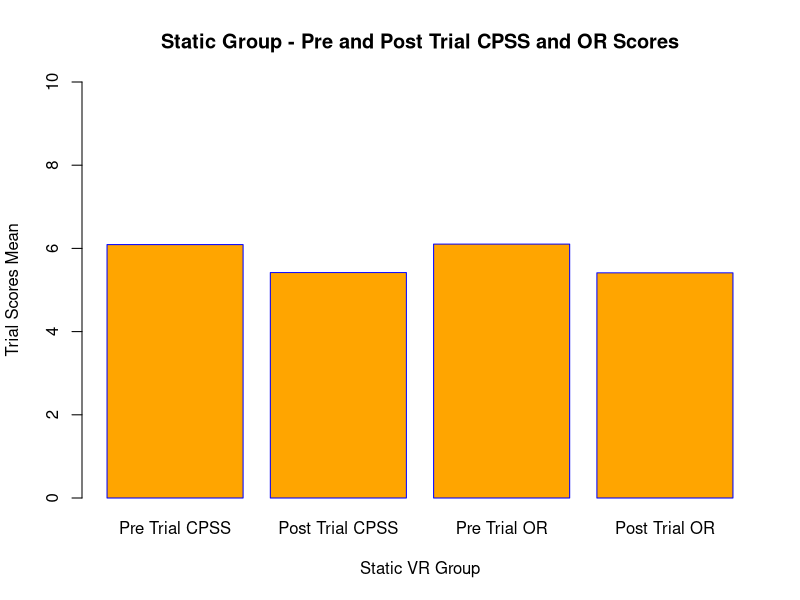
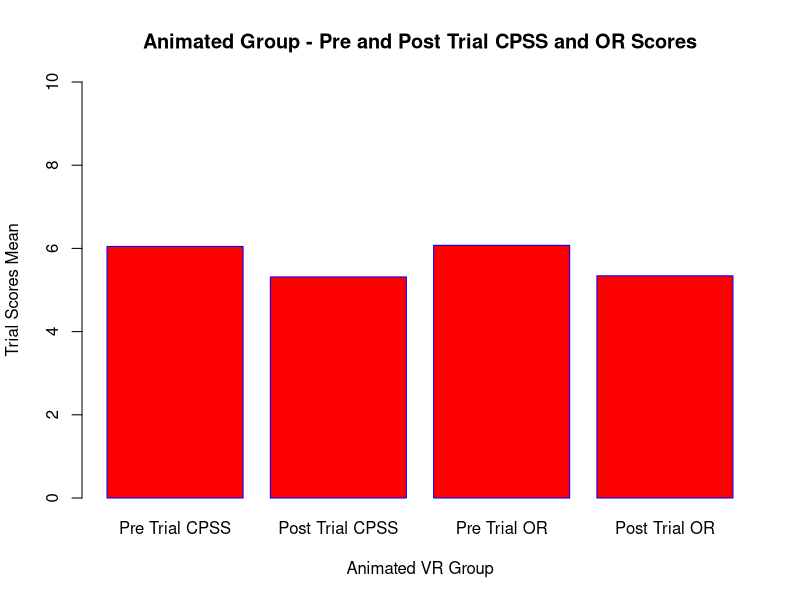
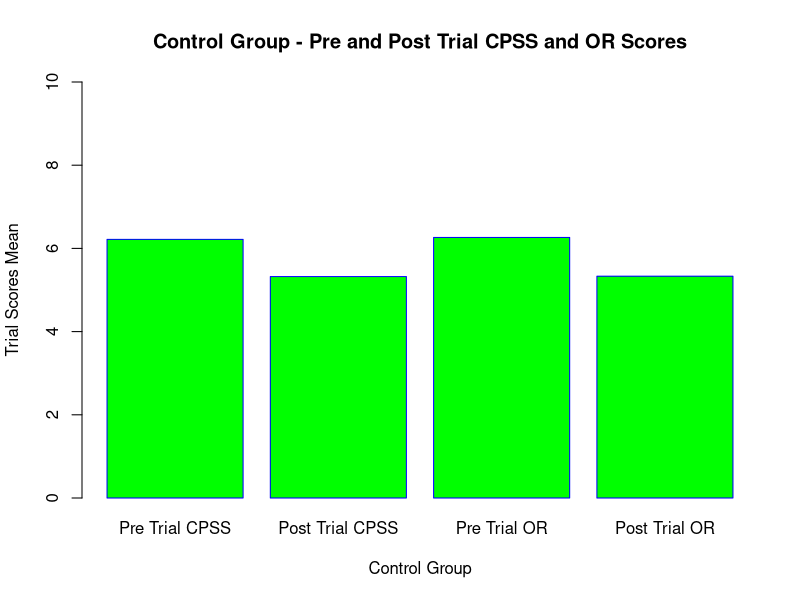
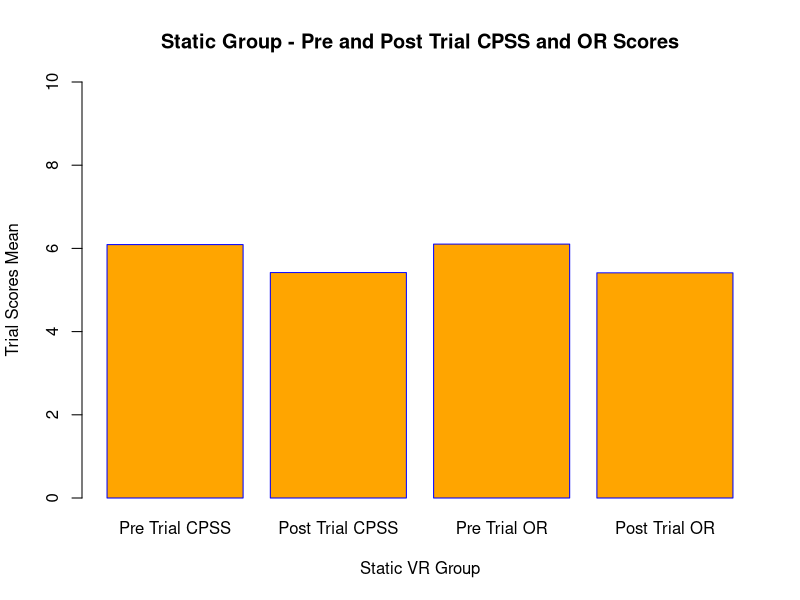
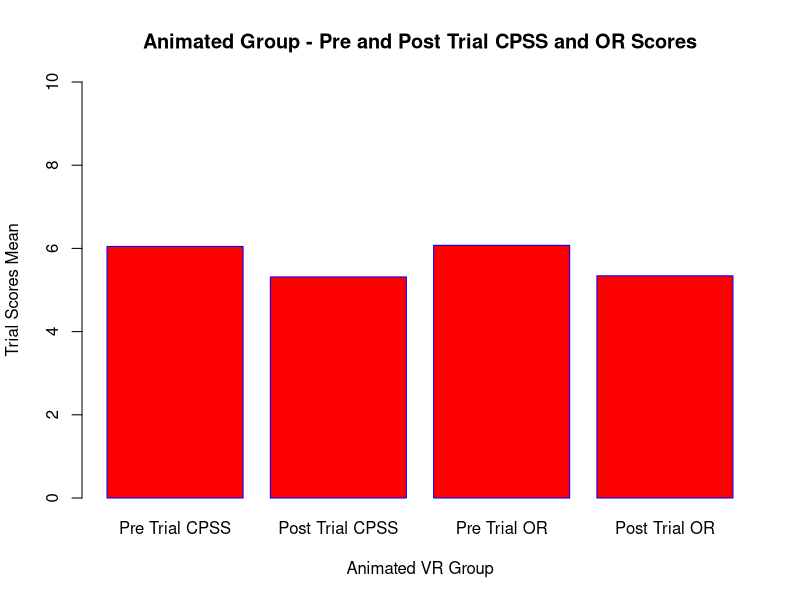
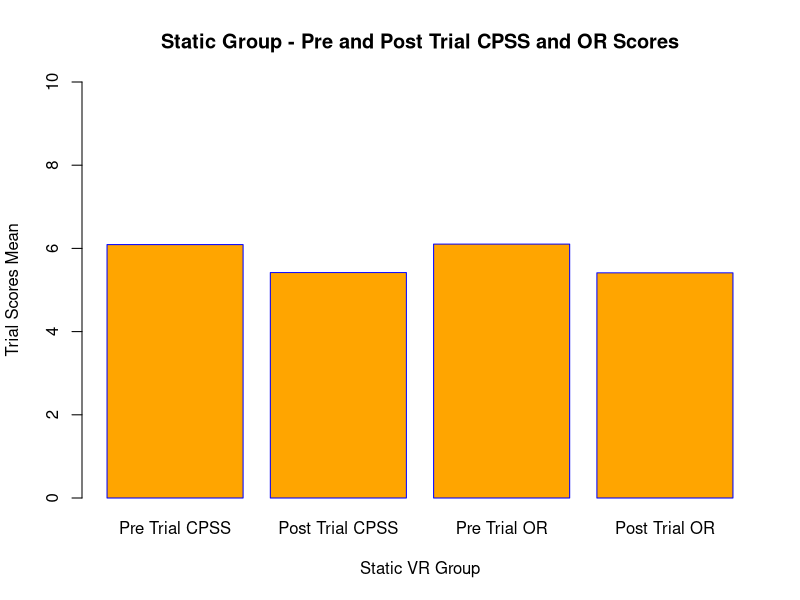
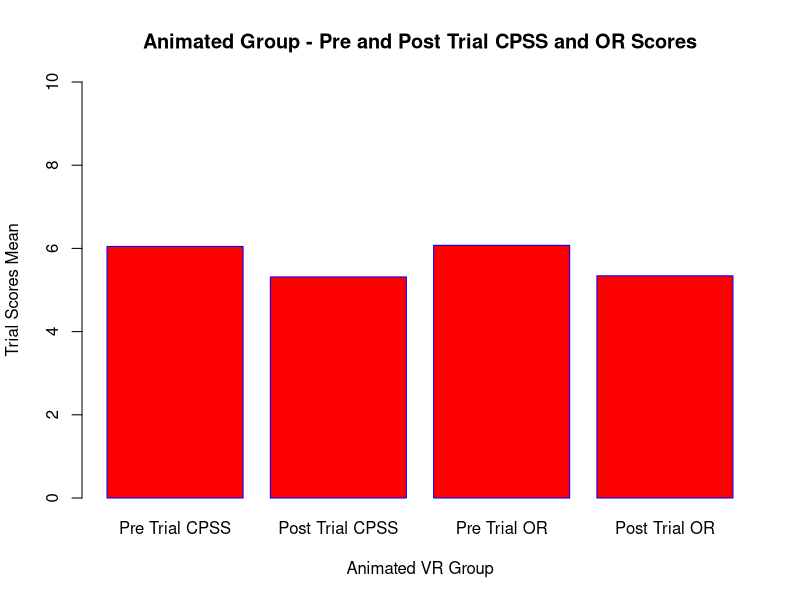
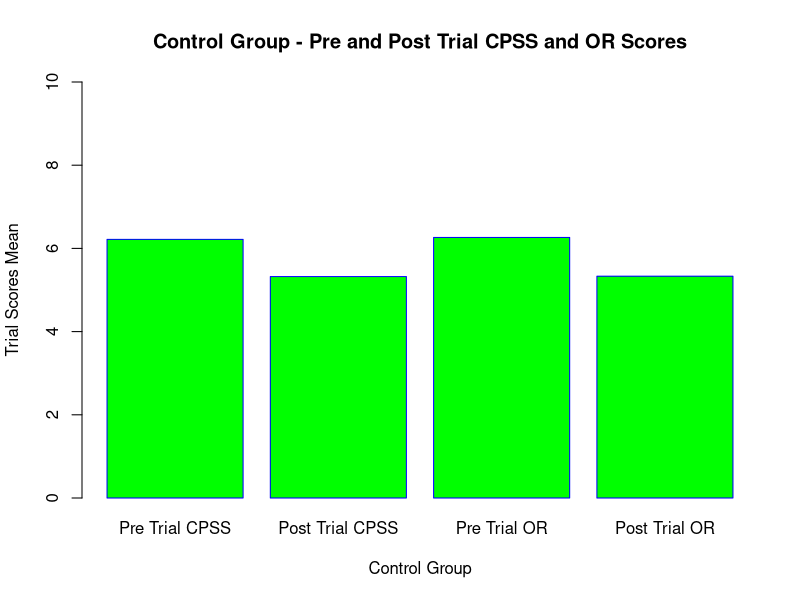

Reproduce these figures in R, in order.
## ---- chunk 1
library(readr)
daie_ca3_data_10 <- read_csv("daie_ca3_data_10.csv")
#View(daie_ca3_data_10)

head(daie_ca3_data_10,10)
summary(daie_ca3_data_10)
tail(daie_ca3_data_10,5)
static_data<-c(6.0914,5.4188,6.1032,5.4124)
CPSSOR<-c("Pre Trial CPSS","Post Trial CPSS","Pre Trial OR","Post Trial OR")
barplot(static_data,xlab="Static VR Group",ylab="Trial Scores Mean", main="Static Group - Pre and Post Trial CPSS and OR Scores", names.arg=CPSSOR, col="Orange", border="Blue", ylim=c(0,10))
animated_data<-c(6.0462,5.315,6.0736,5.3418)
CPSSOR<-c("Pre Trial CPSS","Post Trial CPSS","Pre Trial OR","Post Trial OR")
barplot(animated_data,xlab="Animated VR Group",ylab="Trial Scores Mean", main="Animated Group - Pre and Post Trial CPSS and OR Scores", names.arg=CPSSOR, col="Red", border="Blue", ylim=c(0,10))
control_data<-c(6.2172,5.323,6.2638,5.3314)
CPSSOR<-c("Pre Trial CPSS","Post Trial CPSS","Pre Trial OR","Post Trial OR")
barplot(control_data,xlab="Control Group",ylab="Trial Scores Mean", main="Control Group - Pre and Post Trial CPSS and OR Scores", names.arg=CPSSOR, col="Green", border="Blue", ylim=c(0,10))

#install.packages("tidyverse")
library(tidyverse)
data()
glimpse(daie_ca3_data_10)
class(daie_ca3_data_10$gender)
unique(daie_ca3_data_10$gender)
unique(daie_ca3_data_10$test_group)
#Replacing the incorrect value
daie_ca3_data_10$test_group <- str_replace(daie_ca3_data_10$test_group,"Cotrol", "Control")
#Checking the Group values
unique(daie_ca3_data_10$test_group)
#Checking for null values in the data
is.null(daie_ca3_data_10)
is.null(daie_ca3_data_10$pre_trial_cpss)
is.null(daie_ca3_data_10$post_trial_cpss)
is.null(daie_ca3_data_10$pre_trial_or)
is.null(daie_ca3_data_10$post_trial_or)
is.na(daie_ca3_data_10)
daie_ca3_data_10 <-daie_ca3_data_10 %>% drop_na()
is.na(daie_ca3_data_10)
#Checked for negative values
sum(daie_ca3_data_10 < 0)
#Checked for values greater than 10
#Data for the entire set due to the first heading in the data 
sum(daie_ca3_data_10 > 10)
sum(daie_ca3_data_10$pre_trial_cpss > 10)
sum(daie_ca3_data_10$post_trial_cpss > 10)
sum(daie_ca3_data_10$pre_trial_or > 10)
sum(daie_ca3_data_10$post_trial_or > 10)

## ---- chunk 2
#Show 10 of the first few values of the data set
head(daie_ca3_data_10,10)
#Show last 10 values of data
tail(daie_ca3_data_10,5)
#Gives an overall summary of the data 
summary(daie_ca3_data_10)
daie_ca3_data_10%>%
  drop_na(test_group)%>% 
  group_by(test_group)%>%
  summarise(Lower = min(pre_trial_cpss),
          Average = mean(pre_trial_cpss),
          Upper = max(pre_trial_cpss),
          Difference = max(pre_trial_cpss)-min(pre_trial_cpss))
  daie_ca3_data_10%>%
  drop_na(test_group)%>%  
  group_by(test_group)%>%
  summarise(Lower1 = min(post_trial_cpss),
          Average1 = mean(post_trial_cpss),
          Upper1 = max(post_trial_cpss),
          Difference1 = max(post_trial_cpss)-min(post_trial_cpss))
  
  daie_ca3_data_10%>%
  drop_na(test_group)%>% 
  group_by(test_group)%>%
  summarise(Lower2 = min(pre_trial_or),
          Average2 = mean(pre_trial_or),
          Upper2 = max(pre_trial_or),
          Difference2 = max(pre_trial_or)-min(pre_trial_or))
  
  daie_ca3_data_10%>%
  drop_na(test_group)%>% 
  group_by(test_group)%>%
  summarise(Lower3 = min(post_trial_or),
          Average3 = mean(post_trial_or),
          Upper3 = max(post_trial_or),
          Difference2 = max(post_trial_or)-min(post_trial_or))

static_data<-c(6.0914,5.4188,6.1032,5.4124)
CPSSOR<-c("Pre Trial CPSS","Post Trial CPSS","Pre Trial OR","Post Trial OR")
barplot(static_data,xlab="Static VR Group",ylab="Trial Scores Mean", main="Static Group - Pre and Post Trial CPSS and OR Scores", names.arg=CPSSOR, col="Orange", border="Blue", ylim=c(0,10))
animated_data<-c(6.0462,5.315,6.0736,5.3418)
CPSSOR<-c("Pre Trial CPSS","Post Trial CPSS","Pre Trial OR","Post Trial OR")
barplot(animated_data,xlab="Animated VR Group",ylab="Trial Scores Mean", main="Animated Group - Pre and Post Trial CPSS and OR Scores", names.arg=CPSSOR, col="Red", border="Blue", ylim=c(0,10))


static_data<-c(6.0914,5.4188,6.1032,5.4124)
CPSSOR<-c("Pre Trial CPSS","Post Trial CPSS","Pre Trial OR","Post Trial OR")
barplot(static_data,xlab="Static VR Group",ylab="Trial Scores Mean", main="Static Group - Pre and Post Trial CPSS and OR Scores", names.arg=CPSSOR, col="Orange", border="Blue", ylim=c(0,10))

animated_data<-c(6.0462,5.315,6.0736,5.3418)
CPSSOR<-c("Pre Trial CPSS","Post Trial CPSS","Pre Trial OR","Post Trial OR")
barplot(animated_data,xlab="Animated VR Group",ylab="Trial Scores Mean", main="Animated Group - Pre and Post Trial CPSS and OR Scores", names.arg=CPSSOR, col="Red", border="Blue", ylim=c(0,10))


control_data<-c(6.2172,5.323,6.2638,5.3314)
CPSSOR<-c("Pre Trial CPSS","Post Trial CPSS","Pre Trial OR","Post Trial OR")
barplot(control_data,xlab="Control Group",ylab="Trial Scores Mean", main="Control Group - Pre and Post Trial CPSS and OR Scores", names.arg=CPSSOR, col="Green", border="Blue", ylim=c(0,10))

## ---- chunk 3




boxplot(pre_trial_cpss~test_group,data=daie_ca3_data_10,
        main="Jungian Sandplay",
        xlab="Test Groups", col="Orange",
        ylab="Pre Trial CPSS")


boxplot(post_trial_cpss~test_group,data=daie_ca3_data_10,
        main="Jungian Sandplay",
        xlab="Test Groups",col="Red",
        ylab="Pre Trial CPSS")


boxplot(pre_trial_or~test_group,data=daie_ca3_data_10,
        main="Jungian Sandplay",
        xlab="Test Groups",col="Green",
        ylab="Pre Trial CPSS")


boxplot(post_trial_or~test_group,data=daie_ca3_data_10,
        main="Jungian Sandplay",col="Blue",
        xlab="Test Groups",
        ylab="Pre Trial CPSS")


#Histogram for Control Group 
df1<-subset(daie_ca3_data_10, test_group!="Static" & test_group!="Animated")
df1
  
hist(df1$pre_trial_cpss,
col="orange3",
main = "Pre Trial CPSS - Control",
xlab = "Score",
ylab = "Frequency",
breaks = 10,
xlim = c(0,10),
ylim = c(0,10))

hist(df1$post_trial_cpss,
col="red",
main = "Post Trial CPSS - Control",
xlab = "Score",
ylab = "Frequency",
breaks = 10,
xlim = c(0,10),
ylim = c(0,20))

hist(df1$pre_trial_or,
col="green",
main = "Pre Trial OR - Control",
xlab = "Score",
ylab = "Frequency",
breaks = 10,
xlim = c(0,10),
ylim = c(0,15))


hist(df1$post_trial_or,
col="skyblue1",
main = "Post Trial OR - Control",
xlab = "Score",
ylab = "Frequency",
breaks = 10,
xlim = c(0,10),
ylim = c(0,15))

#Histogram for Static Group 
df2<-subset(daie_ca3_data_10, test_group!="Control" & test_group!="Animated")


hist(df2$pre_trial_cpss,
main = "Pre Trial CPSS - Static Group",
xlab = "Score",
ylab = "Frequency",
breaks = 10,
xlim = c(0,10),
ylim = c(0,15))


hist(df2$post_trial_cpss,
col="orange3",
main = "Post Trial CPSS - Static Group",
xlab = "Score",
ylab = "Frequency",
breaks = 10,
xlim = c(0,10),
ylim = c(0,15))

hist(df2$pre_trial_or,
col="red",
main = "Pre Trial OR - Static Group",
xlab = "Score",
ylab = "Frequency",
breaks = 10,
xlim = c(0,10),
ylim = c(0,15))

hist(df2$post_trial_or,
col="skyblue1",
main = "Post Trial OR - Static Group",
xlab = "Score",
ylab = "Frequency",
breaks = 10,
xlim = c(0,10),
ylim = c(0,20))

#Histogram for Animated Group 

df3<-subset(daie_ca3_data_10, test_group!="Static" & test_group!="Control")
hist(df3$pre_trial_cpss,
main = "Pre Trial CPSS - Animated",
xlab = "Score",
ylab = "Frequency",
breaks = 10,
xlim = c(0,10),
ylim = c(0,15))


hist(df3$post_trial_cpss,
col="orange",
main = "Post Trial CPSS - Animated",
xlab = "Score",
ylab = "Frequency",
breaks = 10,
xlim = c(0,10),
ylim = c(0,15))

hist(df3$pre_trial_or,
col="red",
main = "Pre Trial OR - Animated",
xlab = "Score",
ylab = "Frequency",
breaks = 10,
xlim = c(0,10),
ylim = c(0,15))

hist(df3$post_trial_or,
col="green",
main = "Post Trial OR - Animated",
xlab = "Score",
ylab = "Frequency",
breaks = 10,
xlim = c(0,10),
ylim = c(0,15))


#Normal distribution of overall trial scores

hist(daie_ca3_data_10$pre_trial_cpss,
main = "Pre Trial CPSS",
xlab = "Score",
ylab = "Frequency",
breaks = 10)

hist(daie_ca3_data_10$post_trial_cpss,
main = "Post Trial CPSS",
xlab = "Score",
ylab = "Frequency",
breaks = 10)

hist(daie_ca3_data_10$pre_trial_or,
main = "Pre Trial OR",
xlab = "Score",
ylab = "Frequency",
breaks = 10)

hist(daie_ca3_data_10$post_trial_or,
main = "Post Trial OR",
xlab = "Score",
ylab = "Frequency",
breaks = 10)

## ---- chunk 4



#q plot of Control Group
qqnorm(df1$pre_trial_cpss,
       pch = 2, frame = FALSE)
qqline(df1$pre_trial_cpss,
       col = "darkorchid", lwd = 1)
qqnorm(df1$post_trial_cpss,
       pch = 2, frame = FALSE)
qqline(df1$post_trial_cpss,
       col = "darkorchid", lwd = 1)
qqnorm(df1$pre_trial_or,
       pch = 2, frame = FALSE)
qqline(df1$pre_trial_or,
       col = "darkorchid", lwd = 1)
qqnorm(df1$post_trial_or,
       pch = 2, frame = FALSE)
qqline(df1$post_trial_or,
       col = "darkorchid", lwd = 1)



#q plot of Static Group
qqnorm(df2$pre_trial_cpss,
       pch = 2, frame = FALSE)
qqline(df2$pre_trial_cpss,
       col = "darkorchid", lwd = 1)
qqnorm(df2$post_trial_cpss,
       pch = 2, frame = FALSE)
qqline(df2$post_trial_cpss,
       col = "darkorchid", lwd = 1)
qqnorm(df2$pre_trial_or,
       pch = 2, frame = FALSE)
qqline(df2$pre_trial_or,
       col = "darkorchid", lwd = 1)
qqnorm(df2$post_trial_or,
       pch = 2, frame = FALSE)
qqline(df2$post_trial_or,
       col = "darkorchid", lwd = 1)



#q plot of Animated Group
qqnorm(df3$pre_trial_cpss,
       pch = 2, frame = FALSE)
qqline(df3$pre_trial_cpss,
       col = "darkorchid", lwd = 1)
qqnorm(df3$post_trial_cpss,
       pch = 2, frame = FALSE)
qqline(df3$post_trial_cpss,
       col = "darkorchid", lwd = 1)
qqnorm(df3$pre_trial_or,
       pch = 2, frame = FALSE)
qqline(df3$pre_trial_or,
       col = "darkorchid", lwd = 1)
qqnorm(df3$post_trial_or,
       pch = 2, frame = FALSE)
qqline(df3$post_trial_or,
       col = "darkorchid", lwd = 1)



qqnorm(daie_ca3_data_10$pre_trial_cpss,
       pch = 2, frame = FALSE)
qqline(daie_ca3_data_10$pre_trial_cpss,
       col = "darkorchid", lwd = 1)
qqnorm(daie_ca3_data_10$post_trial_cpss,
       pch = 2, frame = FALSE)
qqline(daie_ca3_data_10$post_trial_cpss,
       col = "darkorchid", lwd = 1)
qqnorm(daie_ca3_data_10$pre_trial_or,
       pch = 2, frame = FALSE)
qqline(daie_ca3_data_10$pre_trial_or,
       col = "darkorchid", lwd = 1)
qqnorm(daie_ca3_data_10$post_trial_or,
       pch = 2, frame = FALSE)
qqline(daie_ca3_data_10$post_trial_or,
       col = "darkorchid", lwd = 1)





## ---- chunk 5

summary(df1)
summary(df2)
summary(df3)
